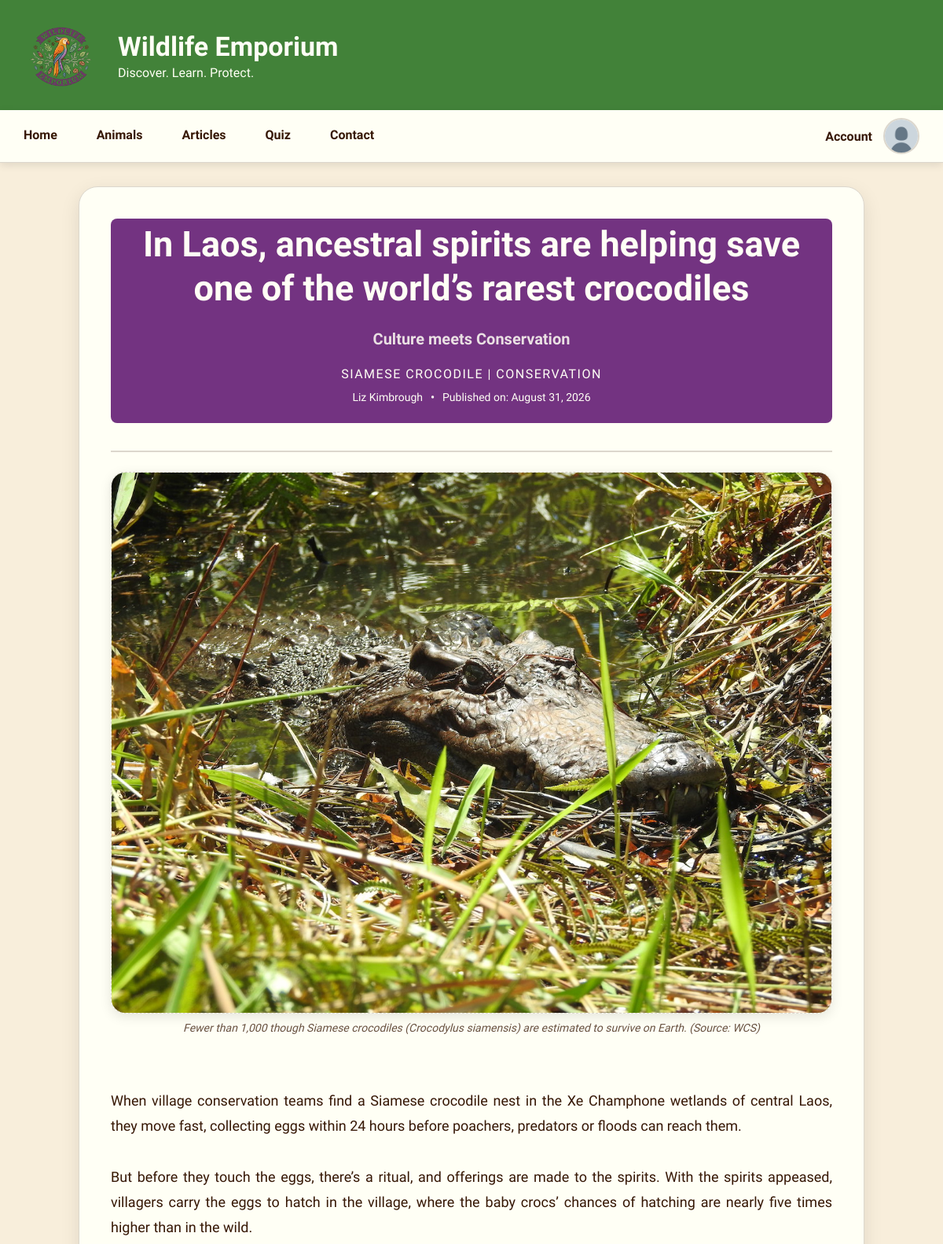
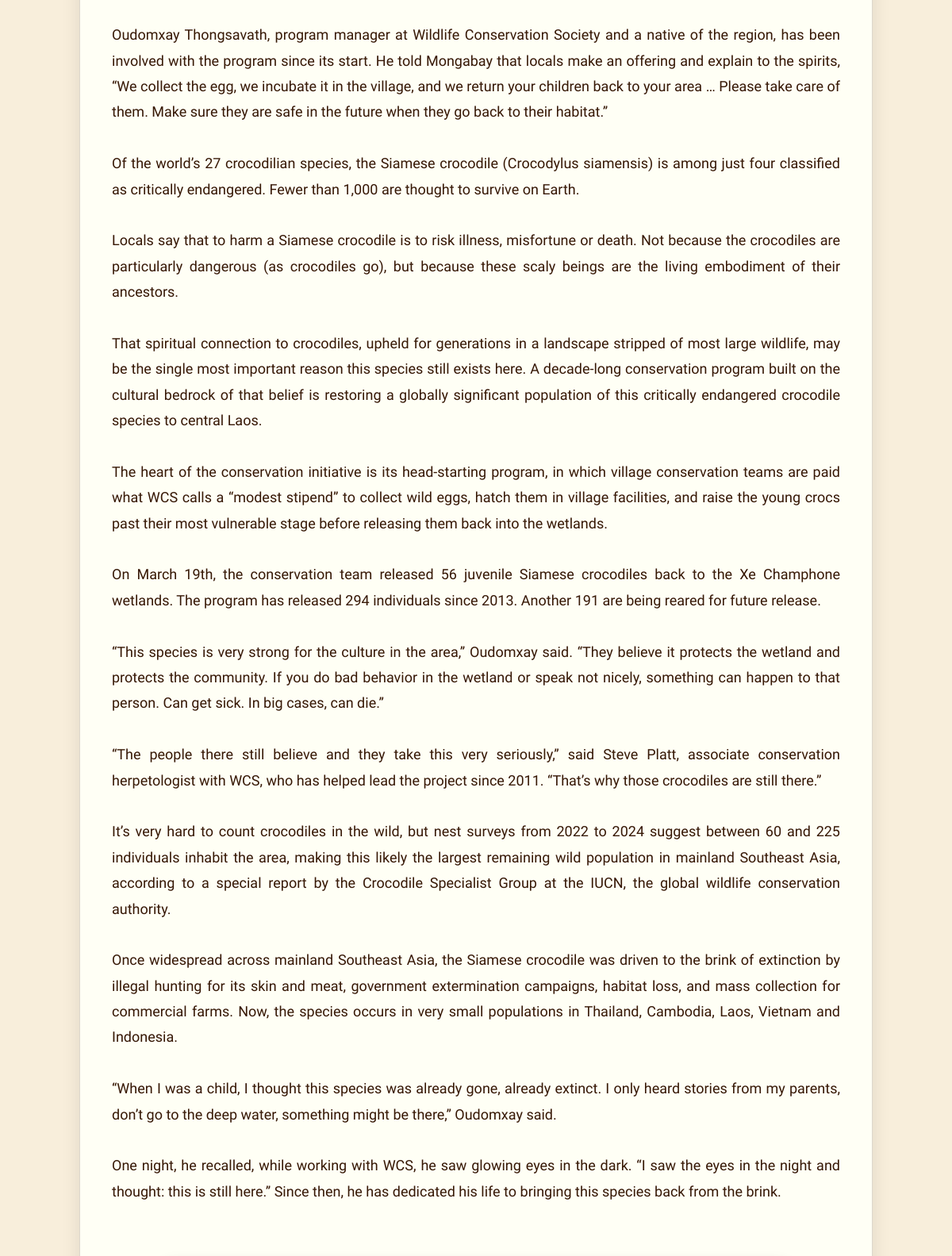
/articles/details.php?id=28 (upper part), run on the app's committed database (2 pictures, top to bottom).
### tables this page shows
CREATE TABLE IF NOT EXISTS `articles` (
  `article_id` int NOT NULL AUTO_INCREMENT,
  `title` varchar(255) NOT NULL,
  `subheading` varchar(255) NOT NULL,
  `author` varchar(100) NOT NULL,
  `keywords` varchar(255) NOT NULL,
  `summary` text NOT NULL,
  `content` longtext NOT NULL,
  `image_name` varchar(255) NOT NULL,
  `image_caption` varchar(255) NOT NULL,
  `image_name2` varchar(255) DEFAULT NULL,
  `image_caption2` varchar(255) DEFAULT NULL,
  `creation_at` timestamp NOT NULL DEFAULT CURRENT_TIMESTAMP,
  PRIMARY KEY (`article_id`)
);

### articles/details.php (the view, shortened to what this page needs)
<?php
require_once("../includes/database.php");
if(isset($_GET['id']) && is_numeric($_GET['id'])){
    $article_id = (int)$_GET['id'];
}
$query_main = "SELECT article_id, title, subheading, author,keywords, summary, content, image_name, image_caption, image_name2, image_caption2, creation_at
               FROM articles WHERE article_id = ?";
$statement_main = mysqli_prepare($connection, $query_main);
mysqli_stmt_bind_param($statement_main, "i", $article_id);
mysqli_stmt_execute($statement_main);
mysqli_stmt_bind_result($statement_main, $article_id, $title, $subheading, $author, $keywords, $summary, $content, $image_name, $image_caption,$image_name2, $image_caption2, $creation_at );
if(mysqli_stmt_fetch($statement_main)){
    $main_article = [
        'article_id' => $article_id,
        'title'      => $title,
        'subheading' => $subheading,
        'author'     => $author,
        'keywords'   => $keywords,
        'summary'    => $summary,
        'content'    => $content,
        'image_name' => $image_name,
        'image_caption' => $image_caption,
        'image_name2'=> $image_name2,
        'image_caption2' => $image_caption2,
        'creation_at' => $creation_at
    ];
}
?>
<!DOCTYPE html>
<html lang="en">
<head>
    <link rel="stylesheet" href="../css/style.css">
    <link rel="stylesheet" href="../css/articles.css">
</head>
<body>
<?php include("../includes/header.php"); ?>
<?php include("../includes/navigation.php"); ?>
<main>
<div class="article-pg-frame">
<div class="article-main-column">
    <header class="article-pg-header">
        <h1 class="article-pg-title"><?php echo htmlspecialchars($main_article['title']); ?></h1>
        <h3 class="article-pg-subheading"><?php echo htmlspecialchars($main_article['subheading']); ?></h3>
         <?php if (!empty($main_article['keywords'])): ?>
        <span class="article-keywords">
            <?php
            $keywords_array = array_map('trim', explode(',', $main_article['keywords']));
            echo htmlspecialchars(implode(' | ', $keywords_array));
            ?>
        </span>
    <?php endif; ?>
    <br>
        <div class="article-details">
            <span class="article-author"><?php echo htmlspecialchars($main_article['author']); ?></span>
           <span class="details-divider">•</span>
            <span class="article-date">Published on: <?php echo date("F j, Y", strtotime($main_article['creation_at'])); ?></span>
        </div>
    </header>
    <?php if (!empty($main_article['image_name'])): ?>
    <figure class="article-pg-img1">
        <img src="../images/articles/<?php echo htmlspecialchars($main_article['image_name']); ?>"
        alt="<?php echo htmlspecialchars($main_article['image_caption']); ?>">
        <?php if (!empty($main_article['image_caption'])): ?>
        <figcaption class="img1-caption"><?php echo htmlspecialchars($main_article['image_caption']); ?></figcaption>
        <?php endif; ?>
    </figure>
    <?php endif; ?>
<br>
    <article class="article-pg-content">
    <?php echo nl2br(htmlspecialchars($main_article['content'])); ?>
<br><br>
    </article>
</div>
<br>
</div>
</main>
</body>
</html>

### css/style.css (style rules this page uses)
* { margin: 0; padding: 0; box-sizing: border-box; }
:root { --background: rgb(245, 240, 230); --text: rgb(54, 23, 5); --dark-green: rgb(66, 130, 57); --light-green: rgb(123, 182, 98); --gold: rgb(251, 177, 73); --orange: rgb(245, 128, 36); --dark-purple: rgb(115, 51, 129); --light-purple: rgb(153, 79, 178); --card: rgb(255, 255, 245); --card-background: rgb(248, 238, 219); --border: rgb(220, 215, 205); --shadow: rgba(0, 0, 0, 0.10); }
body { font-family: "Work Sans", sans-serif; background-color: var(--background); color: var(--text); overflow-x: hidden; }
header { background-color: var(--dark-green); color: var(--card); }
main { min-height: 600px; padding: 30px; width: 100%; }

### css/articles.css (style rules this page uses)
body { background-color: var(--card-background); }
.article-pg-frame { max-width:1000px; width: 100%; margin: 0 auto; padding: 40px; background-color: var(--card); border: 1px solid var(--border); border-radius: 24px; box-shadow: 0 8px 25px var(--shadow); box-sizing: border-box; }
.article-main-column { max-width: 1000px; margin: 0 auto; }
.article-pg-header { text-align:center; margin-bottom: 35px; padding-bottom: 25px; border-radius: 8px; background-color: var(--dark-purple); }
.article-pg-title { padding: 5px 5px; font-size: 45px; font-weight: 800px; line-height: 1.25; margin-bottom: 15px; }
.article-pg-subheading { font-size: 20px; opacity: 0.85; line-height: 1; margin-bottom: 20px; padding: 5px 5px; }
.article-keywords { display: inline-block; font-size:16px; text-transform: uppercase; letter-spacing: 1.5px; margin-bottom: 12px; }
.article-details { font-size: 14px; color: var(--card); display: flex; justify-content: center; align-items: center; gap: 10px; }
.details-divider { color: var (--card); font-weight: bold; }
.article-pg-img1, .article-pg-img2 { margin: 30px 0; width: 100%; height: auto; align-items: center; display: flex; flex-direction: column; }
.article-pg-img1 img, .article-pg-img2 img { width: 100%; object-fit: cover; border-radius: 18px; border: 1px dashed var(--border); box-shadow: 0 4px 15px var(--shadow); display:block; }
.article-pg-img1 { padding-top: 25px; border-top: 2px solid var(--border); }
.img1-caption, .img2-caption { margin-top: 10px; font-size: 14px; color: var(--text); opacity: 0.75; font-style: italic; }
.article-pg-content { font-size: 18px; line-height: 1.8; color: var(--text); margin-top: 20px; text-align: justify; }

### data on the page
articles: title "In Laos, ancestral spirits are helping save one of the world’s rarest crocodiles", subheading "Culture meets Conservation", keywords "SIAMESE CROCODILE | CONSERVATION", author "Liz Kimbrough", creation_at "August 31, 2026", image_name (picture), image_caption "Fewer than 1,000 though Siamese crocodiles (Crocodylus siamensis) are estimated to survive on Earth. (Source: WCS)", content "When village conservation teams find a Siamese crocodile nest in the Xe Champhone wetlands of central Laos, they move fast, collecting eggs within 24 hours before poachers, predators or floods can reach them. But before they touch the eggs, there’s a ritual, and offerings are made to the spirits. With the spirits appeased, villagers carry the eggs to hatch in the village, where the baby crocs’ chances of hatching are nearly five times higher than in the wild. Oudomxay Thongsavath, program manager at Wildlife Conservation Society and a native of the region, has been involved with the program since its start. He told Mongabay that locals make an offering and explain to the spirits, “We…"
